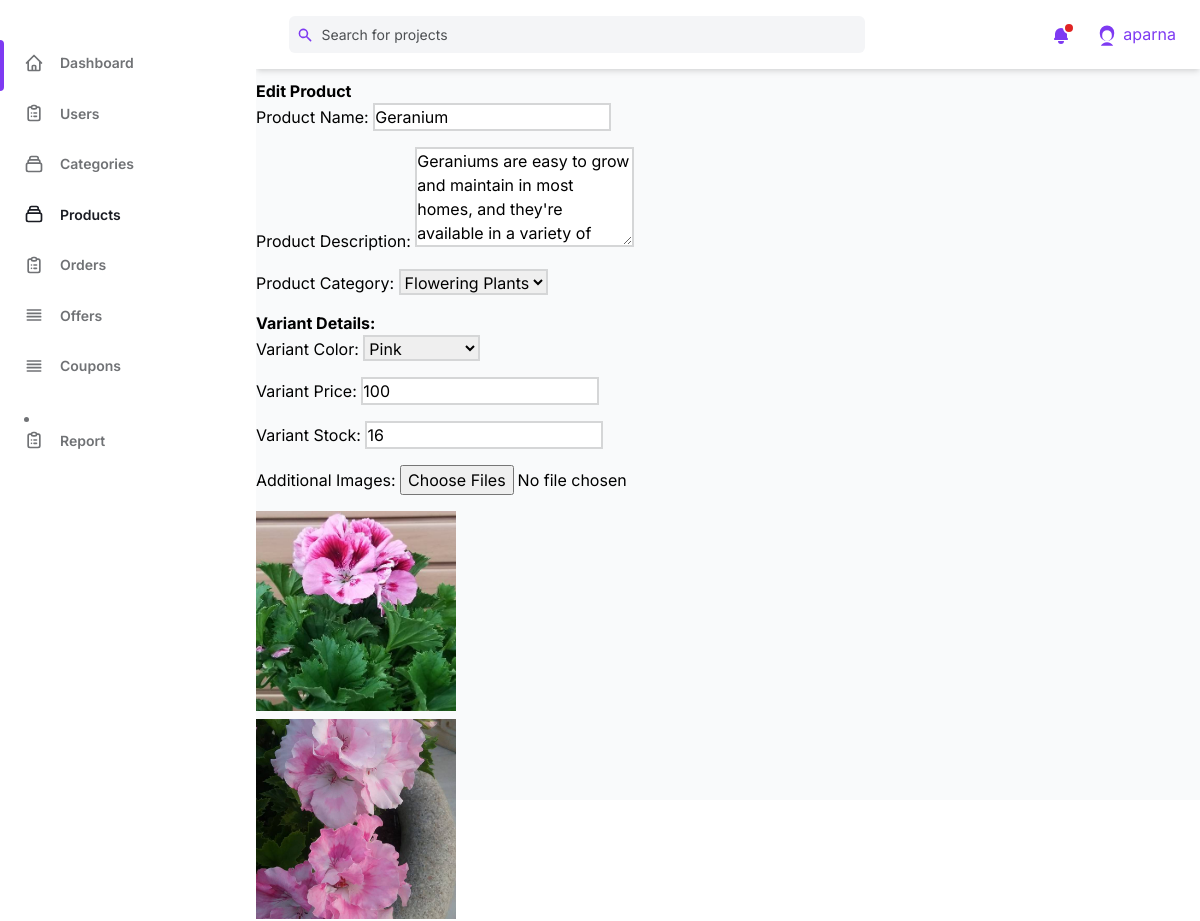
The page /products/edit_product/61/ (signed in, upper part) on the database as committed earlier.
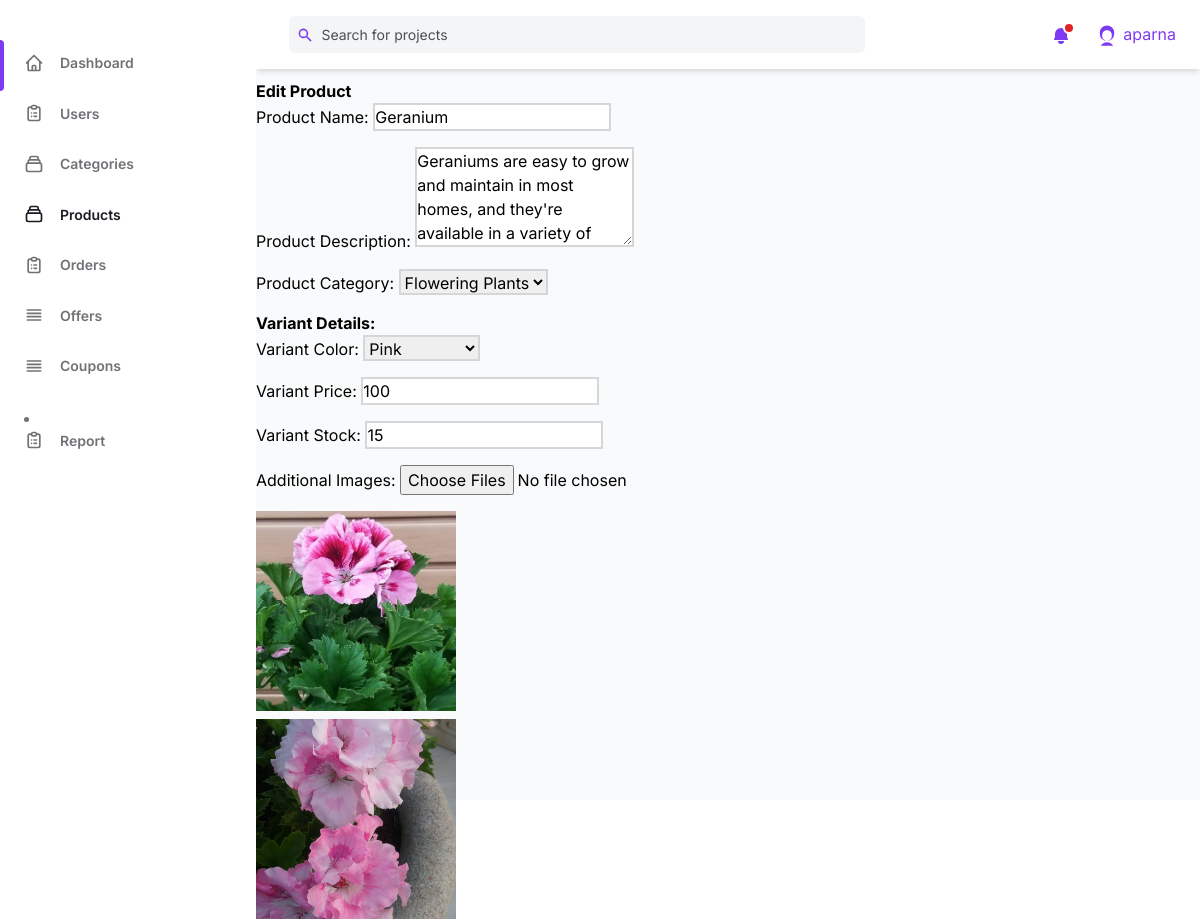
The same page on the database as committed later.
### products/models.py (models this page shows, shortened)
class Variant(models.Model):
    color = models.CharField(max_length=100,default=None)
    price = models.PositiveIntegerField()
    stock = models.PositiveIntegerField(default=1)
    product = models.ForeignKey(Product, on_delete=models.CASCADE, related_name='variants')
    discounted_price = models.DecimalField(max_digits=10, decimal_places=2, null=True, blank=True)
    is_listed = models.BooleanField(default=True)
    slug = models.SlugField(unique=False,blank=True)

### products/views.py (the view, shortened to what this page needs)
# urls.py: path('edit_product/<int:product_id>/',views.edit_product, name='edit_product'),
@never_cache
@login_required(login_url='/admin_login/')
@user_passes_test(is_user_superuser)
def edit_product(request, product_id):
    try:
        admin_user = request.session.get('admin_user', None)
        product = get_object_or_404(Product, id=product_id)
        variants = Variant.objects.filter(product_id=product_id)
        categories = Category.objects.all()
        try:
            context={
                    'admin':admin_user,
                    'product':product,
                    'variants':variants,
                    'categories':categories,
                    'colors':colors,
                }
            return render(request, 'Admin side/edit_product.html',context)
        except Http404:
            messages.error(request,"Category not found")
            return redirect('admin_products')
    except Http404:
        messages.error(request,"Variant not found")
        return redirect('admin_products')
    except Exception as e:
        messages.error(request, "An unexpected error occurred: " + str(e))
        return redirect('admin_products')

### products/views.py (called while the page is built)
def is_user_superuser(user):
    return user.is_superuser

### templates/Admin side/edit_product.html (shortened to what the changed rows need)
{%load static%}
<!DOCTYPE html>
<html :class="{ 'theme-dark': dark }" x-data="data()" lang="en">
<head>
    <link rel="stylesheet" href="{%static 'css/tailwind.output.css'%}" />
    <link rel="stylesheet" href="https://cdnjs.cloudflare.com/ajax/libs/Chart.js/2.9.3/Chart.min.css" />
    <link rel="stylesheet" href="{%static 'css/catstyles.css'%}">
    <link rel="stylesheet" href="https://cdnjs.cloudflare.com/ajax/libs/Jcrop/0.9.15/css/jquery.Jcrop.min.css">
</head>
<body>
    <div class="flex h-screen bg-gray-50 dark:bg-gray-900">
        <div class="flex flex-col flex-1 w-full">
            <main id="main" class="main">
                <div class="container mt-5">
                    <h1><b>Edit Product</b></h1>
                    <form method="post" enctype="multipart/form-data">
                        <div class="variant-details">
                            <h2><b>Variant Details:</b></h2>
                            {% for variant in variants %}
                            <div class="variant-section mb-4">
                                <div class="form-group mb-4">
                                    <label for="variant_color_{{ variant.id }}">Variant Color:</label>
                                    <select id="variant_color_{{ variant.id }}" name="variant_color_{{ variant.id }}"
                                        class="form-control border-2" required>
                                        {% for color_name, color_code in colors %}
                                        <option value="{{ color_code }}" {% if variant.color == color_code %}selected{%endif %} style="color: {{ color_code }}; font-weight:bold;">
                                            {{ color_name }}
                                        </option>
                                        {% endfor %}
                                    </select>
                                </div>
                                <div class="form-group mb-4">
                                    <label>Variant Price:</label>
                                    <input type="number" name="variant_price_{{ variant.id }}"
                                        class="form-control border-2" value="{{ variant.price }}" required>
                                </div>
                                <div class="form-group mb-4">
                                    <label>Variant Stock:</label>
                                    <input type="number" name="variant_stock_{{ variant.id }}"
                                        class="form-control border-2" value="{{ variant.stock }}" required>
                                </div>
                                <div class="form-group mb-4">
                                    <label for="additional_images_{{ variant.id }}">Additional Images:</label>
                                    <input type="file" id="additional_images_{{ variant.id }}"
                                        name="additional_images_{{ variant.id }}" class="form-control-file" multiple>
                                    <div id="additionalImagesContainer_{{ variant.id }}" class="mt-4">
                                        {% for image in variant.images.all %}
                                        <img src="{{ image.image.url }}" alt="Additional Image" class="mt-2"
                                            style="max-width: 200px;">
                                        {% endfor %}
                                    </div>
                                </div>
                            </div>
                            {% endfor %}
                        </div>
                    </form>
                </div>
            </main>
        </div>
    </div>
</body>
</html>

Rows that differ between the two databases and show on the page:
changed Variant "Pink": stock "16" → "15"
